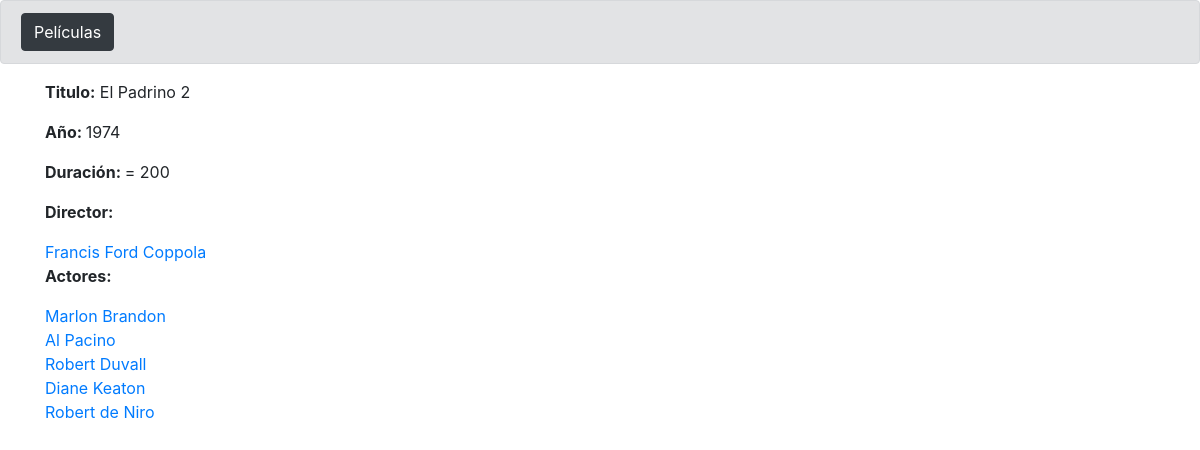
Screenshot of /peliculas_ficha.php?id=2 with the database file from the repository.
### tables this page shows
CREATE TABLE `peliculas` (
  `id` int(11) NOT NULL,
  `titulo` varchar(50) NOT NULL,
  `anyo` int(11) NOT NULL,
  `duracion` int(11) NOT NULL
);

CREATE TABLE `directores` (
  `id` int(11) NOT NULL,
  `nombre` varchar(50) NOT NULL,
  `anyoNacimiento` varchar(4) NOT NULL,
  `pais` varchar(50) NOT NULL
);

CREATE TABLE `peliculas_actores` (
  `id_pelicula` int(11) NOT NULL,
  `id_actor` int(11) NOT NULL
);

CREATE TABLE `actores` (
  `id` int(11) NOT NULL,
  `nombre` varchar(50) NOT NULL,
  `anyoNacimiento` varchar(4) NOT NULL,
  `pais` varchar(50) NOT NULL
);

### classes/peliculas.php (called while the page is built, shortened)
<?php
class Pelicula{
    private $titulo;
    private $anyo;
    private $duracion;
    function __construct($id,$anyo,$duracion,$titulo){
        $this->anyo=$anyo;
        $this->duracion=$duracion;
        $this->titulo=$titulo;
    }
    public function get_titulo(){
        return $this->titulo;
    }
    public function get_anyo(){
        return $this->anyo;
    }
    public function get_duracion(){
        return $this->duracion;
    }
}
?>

### classes/directores.php (called while the page is built, shortened)
<?php
class Director{
    private $nombre;
    private $id;
    function __construct($nombre,$anyoNacimiento,$pais,$id){
        $this->nombre=$nombre;
        $this->id=$id;
    }
    public function get_nombre(){
        return $this->nombre;
    }
    public function get_id(){
        return $this->id;
    }
}
?>

### classes/actores.php (called while the page is built, shortened)
<?php
class Actor{
    private $nombre;
    private $id;
    function __construct($nombre,$anyoNacimiento,$pais,$id){
        $this->nombre=$nombre;
        $this->id=$id;
    }
    public function get_nombre(){
        return $this->nombre;
    }
    public function get_id(){
        return $this->id;
    }
}
?>

### bbdd/actores_crud.php (the view, shortened to what this page needs)
<?php
require_once './classes/actores.php';
class CrudActores{
    public function obtenerActor($idPelicula){
        $conexion = database::conexion();
        $consulta = "SELECT id_actor FROM peliculas_actores WHERE id_pelicula= :idPelicula";
        $consultaPreparada = $conexion->prepare($consulta);
        $consultaPreparada->bindValue(':idPelicula', $idPelicula);
        $consultaPreparada->execute();
        $resultado = $consultaPreparada->fetchAll(PDO::FETCH_ASSOC);
        foreach ($resultado as $value) {
            $idActor = $value["id_actor"];
            $actor = $this->datosActor($idActor);
            $this->imprimirNombreActor($actor);
        }
    }
    public function datosActor($id_actor){
        $conexion = database::conexion();
        $consulta = "SELECT * FROM actores WHERE id= :id_actor";
        $consultaPreparada = $conexion->prepare($consulta);
        $consultaPreparada->bindValue(':id_actor', $id_actor);
        $consultaPreparada->execute();
        $resultado = $consultaPreparada->fetchAll(PDO::FETCH_ASSOC);
        foreach ($resultado as $value) {
            $nombre = $value["nombre"];
            $anyoNacimiento = $value["anyoNacimiento"];
            $pais = $value["pais"];
            $actor = new Actor($nombre, $anyoNacimiento, $pais, $id_actor);
        }
        return $actor;
    }
    public function imprimirNombreActor($actor){
        echo '<a href=actores_ficha.php?id=' . $actor->get_id() . '>' . $actor->get_nombre() . '</a><br>';
    }
}

### bbdd/peliculas_crud.php (shortened to what this page needs)
<?php
require_once './classes/peliculas.php';
class CrudPeliculas
{
    public function obtenerPelicula($id)
    {
        $conexion = database::conexion();
        $consulta = "SELECT * FROM peliculas WHERE id=:id";
        $consultaPreparada = $conexion->prepare($consulta);
        $consultaPreparada->bindValue(':id', $id);
        $consultaPreparada->execute();
        $resultado = $consultaPreparada->fetchAll(PDO::FETCH_ASSOC);
        foreach ($resultado as $value) {
            $titulo = $value["titulo"];
            $anyo = $value["anyo"];
            $duracion = $value["duracion"];
            $pelicula = new pelicula($id, $anyo, $duracion, $titulo);
        }
        return $pelicula;
    }
    public function imprimirDatos($pelicula)
    {
        $titulo = $pelicula->get_titulo();
        $duracion = $pelicula->get_duracion();
        $anyo = $pelicula->get_anyo();
        echo '<p><strong>Titulo:</strong> ' . $titulo . '</p>';
        echo '<p><strong>Año: </strong>' . $anyo . '</p>';
        echo '<p><strong>Duración: </strong>= ' . $duracion . '</p>';
    }
}

### bbdd/directores_crud.php (shortened to what this page needs)
<?php
require_once './classes/directores.php';
class CrudDirector{
    public function obtenerDirector($id_pelicula){
        $conexion = database::conexion();
        $consulta = "SELECT id_director FROM peliculas_directores WHERE id_pelicula= $id_pelicula";
        $consultaPreparada = $conexion->prepare($consulta);
        $consultaPreparada->execute();
        $resultado = $consultaPreparada->fetch(PDO::FETCH_OBJ);
        if (!empty($resultado)) {
            $id_director = $resultado->id_director;
            return $this->datosDirector($id_director);
        } else {
            echo "";
        }
    }
    public function imprimirNombreDirector($director){
        echo '<p><strong>Director:</strong></p>';
        echo '<a href=directores_ficha.php?id=' . $director->get_id() . '>' . $director->get_nombre() . '</a>';
    }
    public function datosDirector($id_director){
        $conexion = database::conexion();
        $consulta = "SELECT * FROM directores WHERE id= $id_director";
        $consultaPreparada = $conexion->prepare($consulta);
        $consultaPreparada->execute();
        $resultado = $consultaPreparada->fetchAll(PDO::FETCH_ASSOC);
        foreach ($resultado as $value) {
            $nombre = $value["nombre"];
            $anyoNacimiento = $value["anyoNacimiento"];
            $pais = $value["pais"];
            $id = $value["id"];
            $director = new Director($nombre, $anyoNacimiento, $pais, $id);
        }
        return $director;
    }
}

### rows the page displays
peliculas: titulo "El Padrino 2", anyo "1974", duracion "200"
directores: nombre "Francis Ford Coppola"
peliculas_actores: id_actor.nombre "Marlon Brandon"
peliculas_actores: id_actor.nombre "Al Pacino"
peliculas_actores: id_actor.nombre "Robert Duvall"
peliculas_actores: id_actor.nombre "Diane Keaton"
peliculas_actores: id_actor.nombre "Robert de Niro"
